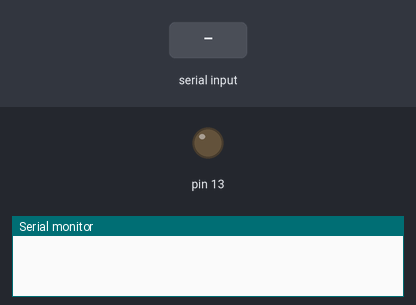
A sketch run on a simulated Arduino Uno, built with avr-gcc and run on an emulated ATmega328P. Shown: output pins drawn as LEDs (lit = HIGH), the last lines printed to the serial monitor. Inputs (shaded band) come from the test bench.

Above: at 1.2 s.
1.3 s: "*LED on#" received over the second serial link
At 2.4 s:
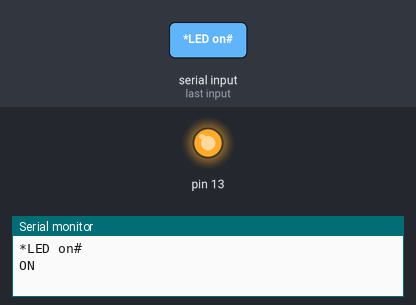
2.8 s: "forward" received over the second serial link
4.3 s: "reverse" received over the second serial link
Timing chart, 0 to 7.3 s (numbered marks = the images above; inputs shaded):
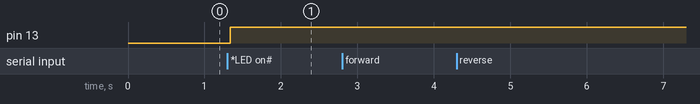

Measured:
- after the input at 1.3 s, pin 13: LOW → HIGH at once

The sketch:

BluetoothVoiceControl.ino
```cpp
#include <SoftwareSerial.h>

SoftwareSerial BT(10, 11); //TX, RX respetively
String readvoice;

void setup()
{
 BT.begin(9600);
 Serial.begin(9600);
 pinMode(13, OUTPUT);
}
//-----------------------------------------------------------------------//
void loop() {
  while (BT.available())  //Check if there is an available byte to read
  {
  delay(5); //Delay added to make thing stable
  char c = BT.read(); //Conduct a serial read
  readvoice += c; //build the string- "forward", "reverse", "left" and "right"
  //Serial.println("Data Incoming\n");
  }
  if (readvoice.length() > 0)
  {
    Serial.println(readvoice);


    if(readvoice == "forward")
    {
      digitalWrite(3, HIGH);
      digitalWrite (4, HIGH);
      digitalWrite(5,LOW);
      digitalWrite(6,LOW);
      delay(100);
    }

    else if(readvoice == "reverse")
    {
      digitalWrite(3, LOW);
      digitalWrite(4, LOW);
      digitalWrite(5, HIGH);
      digitalWrite(6,HIGH);
      delay(100);
    }

    else if (readvoice == "right")
    {
      digitalWrite (3,HIGH);
      digitalWrite (4,LOW);
      digitalWrite (5,LOW);
      digitalWrite (6,LOW);
      delay (100);

    }

   else if ( readvoice == "left")
   {
     digitalWrite (3, LOW);
     digitalWrite (4, HIGH);
     digitalWrite (5, LOW);
     digitalWrite (6, LOW);
     delay (100);
   }

   else if (readvoice == "stop")
   {
     digitalWrite (3, LOW);
     digitalWrite (4, LOW);
     digitalWrite (5, LOW);
     digitalWrite (6, LOW);
     delay (100);
   }

   if(readvoice == "*LED on#")
   {
     digitalWrite(13, HIGH);
     Serial.println("ON");
   }
   else if(readvoice == "*LED off#")
   {
     digitalWrite(13, LOW);
     Serial.println("OFF");
   }


  readvoice="";
 }
} //Reset the variable
```
